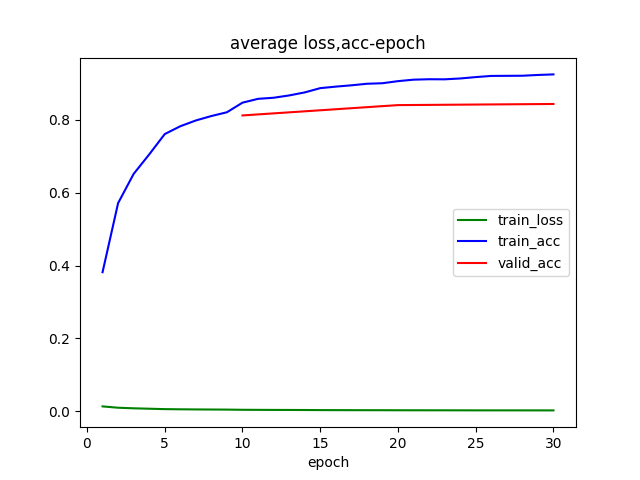

This chart was generated by the following Python code:
import torch
import torchvision
import torch.nn as nn
import torchvision.datasets as datasets
import torchvision.transforms as transforms
import torch.optim as optim
import torchvision.utils as utils
import matplotlib.pyplot as plt
import numpy as np

device=torch.device("cuda:0" if torch.cuda.is_available() else 'cpu')
dp=0.2
cfg={
    'VGG16':[64,64,'M',128,128,'M',256,256,256,'M',512,512,512,'M',512,512,512,'M'],
    'VGG19':[64,64,'M',128,128,'M',256,256,256,256,'M',512,512,512,512,'M',512,512,512,512,'M']
}
class VGG(nn.Module):
    def __init__(self,vgg_name):
        super(VGG, self).__init__()
        self.features=self._make_layers(cfg[vgg_name])
        self.classifier = nn.Sequential(
            nn.Linear(512, 4096),
            nn.ReLU(inplace=True),
            nn.Dropout(p=dp),
            nn.Linear(4096, 4096),
            nn.ReLU(inplace=True),
            nn.Dropout(p=dp),
            nn.Linear(4096, 10),
        )

    def forward(self, x):
        x = self.features(x)
        x = x.view(x.size(0), -1)
        x = self.classifier(x)
        return x
    
    def valid_forward(self,x):
        x = self.features(x)
        x = x.view(x.size(0), -1)
        x = self.classifier[1](self.classifier[0](x))*(1-dp)
        x = self.classifier[4](self.classifier[3](x))*(1-dp)
        x = self.classifier[6](x)
        return x

    def _make_layers(self,cfg):
        layers=[]
        in_channels=3
        for x in cfg:
            if x=='M':
                layers+=[nn.MaxPool2d(kernel_size=2,stride=2)]
            else:
                layers+=[nn.Conv2d(in_channels,x,kernel_size=3,padding=1),
                         nn.BatchNorm2d(x),nn.ReLU(inplace=True)]
                in_channels=x
        layers+=[nn.AvgPool2d(kernel_size=1,stride=1)]
        return nn.Sequential(*layers)                
        
batch_size = 128
learning_rate = 0.001
num_epochs = 50
# 数据增强
train_transforms = transforms.Compose([
    transforms.RandomCrop(32, padding=4),
    transforms.RandomHorizontalFlip(),
    transforms.ToTensor(),
    transforms.Normalize((0.5, 0.5, 0.5), (0.5, 0.5, 0.5))
])
test_transforms = transforms.Compose([
    transforms.ToTensor(),
    transforms.Normalize((0.5, 0.5, 0.5), (0.5, 0.5, 0.5))
])

# 加载数据集
dataset1 = datasets.CIFAR10(root='./data', train=True, download=False,transform=train_transforms)
test_dataset = datasets.CIFAR10(root='./data', train=False, download=False,transform=test_transforms)

train_size=int(0.8*len(dataset1))
valid_size=len(dataset1)-train_size

# 加载数据集到生成器中
trainset,validset=torch.utils.data.random_split(dataset1,[train_size,valid_size])
train_loader = torch.utils.data.DataLoader(trainset, batch_size=batch_size, shuffle=True)
valid_loader =torch.utils.data.DataLoader(validset, batch_size=batch_size, shuffle=True)
test_loader = torch.utils.data.DataLoader(test_dataset, batch_size=batch_size, shuffle=False)

net=VGG('VGG16')
net=net.to(device)
print(net)
import torch.optim as optim

criterion=nn.CrossEntropyLoss() #交叉熵损失函数
optimizer=optim.SGD(net.parameters(),lr=0.01,momentum=0.9)

train_loss_list=[]
train_accu_list=[]
l2_lambda = 0.01
epoch_num=30
valid_accu_list=[]
for epoch in range(epoch_num):
    if(epoch%5==4):
        optimizer.param_groups[0]['lr']*=0.5
    running_loss=0.0
    correct=0.0
    num=0.0
    for i,data in enumerate(train_loader):
        inputs,labels=data
        inputs,labels=inputs.to(device),labels.to(device)   #自动写成元组
        l2_regularization = sum(torch.sum(torch.pow(param, 2)) for param in net.parameters()) 
        optimizer.zero_grad()

        outputs=net(inputs)    #默认对各批的通道向量作处理
        running_loss+=criterion(outputs,labels).item()
        loss=criterion(outputs,labels)+l2_lambda*l2_regularization   
        loss.backward()
        nn.utils.clip_grad_norm_(net.parameters(), 1)   #gradient clip
        optimizer.step()
        _,predicted =torch.max(outputs.data,1)
        
        correct+=(predicted==labels).sum().item()    
        num+=labels.size(0)

        #if i%2000==1999:
        #    print('[%d,%5d]loss:%.3f'%(epoch+1,i+1,running_loss/2000))
        #    running_loss=0.0
#    print('Finished Training')
    print('epoch:%d;    loss:%.3f'%(epoch+1,running_loss/num))
    train_loss_list.append(running_loss/num)
    train_accu_list.append(correct/num)
    if(epoch%10==9):
        correct=0
        total=0    
        with torch.no_grad():   #切断上下文求导计算
            for data in valid_loader:
                images,labels=data
                images,labels=images.to(device),labels.to(device)
                outputs=net.valid_forward(images)
                _,predicted =torch.max(outputs.data,1)  #return 维度1上的最大值及其索引
                total+=labels.size(0)
                correct+=(predicted==labels).sum().item()        
        print('Accuracy of the network on the 10000 valid images: %d %%'%(100*correct/total))
        valid_accu_list.append(correct/total)
    
#print(len(train_loss_list))
plt.plot(np.arange(1,epoch_num+1,1),train_loss_list,'g',label='train_loss')
plt.plot(np.arange(1,epoch_num+1,1),train_accu_list,'b',label='train_acc')
plt.plot(np.arange(10,epoch_num+1,10),valid_accu_list,'r',label='valid_acc')
plt.xlabel('epoch')
plt.title('average loss,acc-epoch')
plt.legend()
plt.savefig('VGG1.png')
